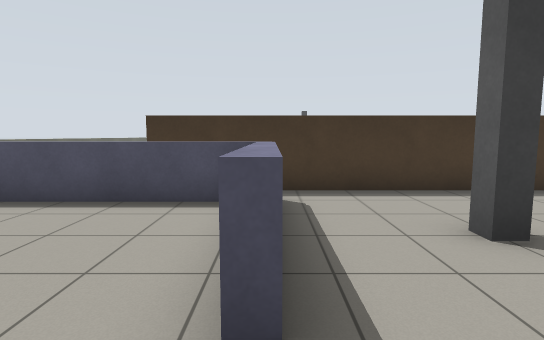
View 1 (above)

24 first-person views from a walk through a Gazebo world. The camera is 1.1 m above the floor, tilts 6° down and sees 80° across. The floor is counted in squares, 1 m on a side. Each view is taken from the middle of a square. On the plan, view 1 faces up. The plan holds only what a view shows up to about 13 squares ahead; the rest is blank.

View 2
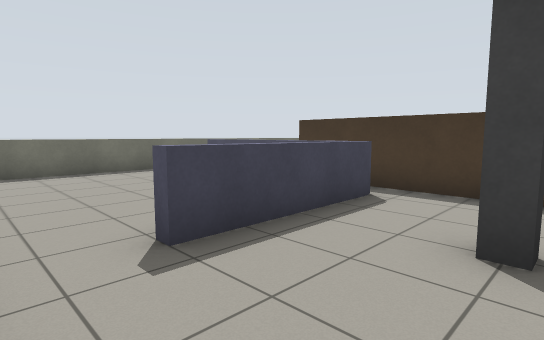

View 3
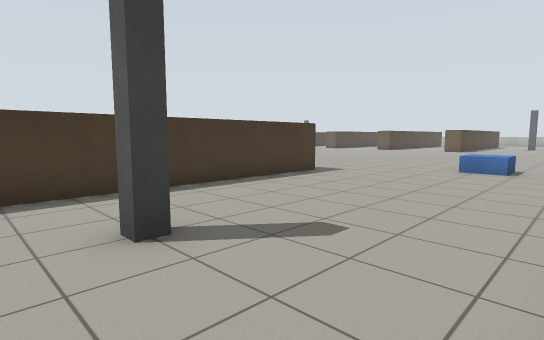

View 4
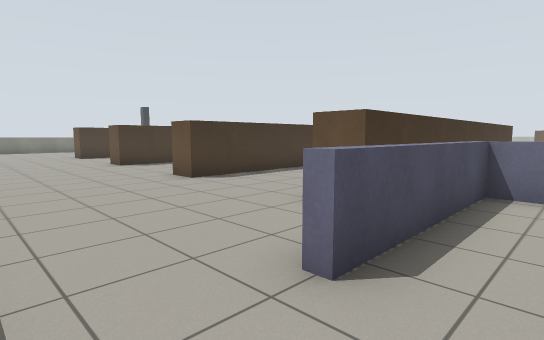

View 5
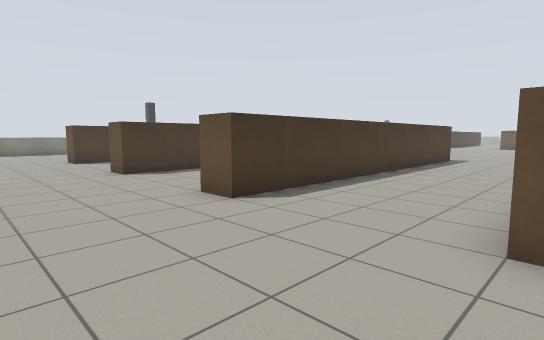

View 6
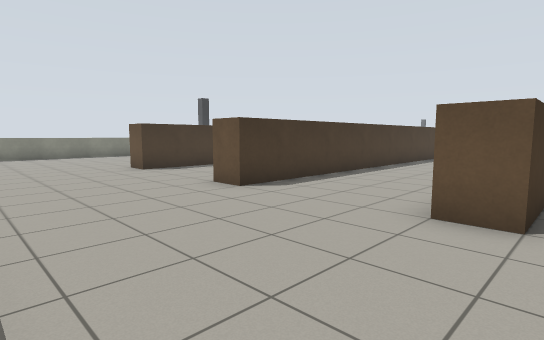

View 7
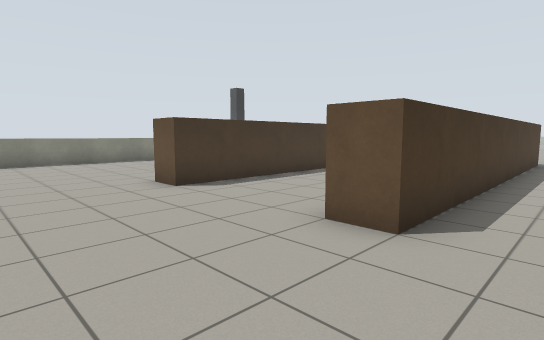

View 8
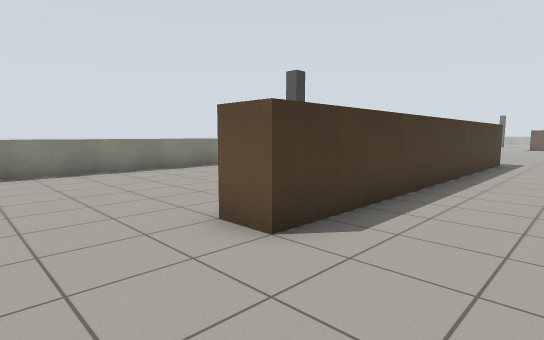

View 9
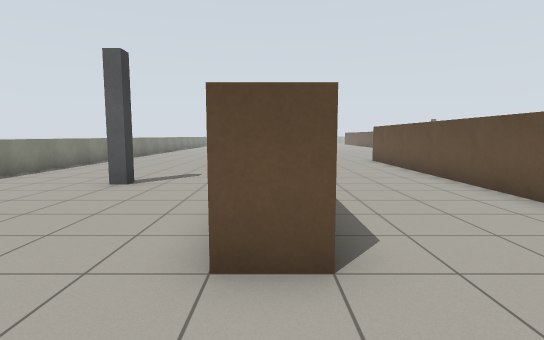

View 10
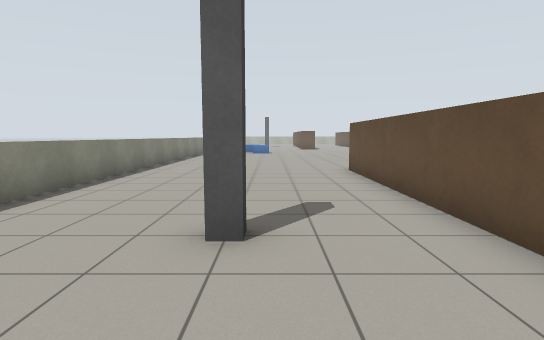

View 11
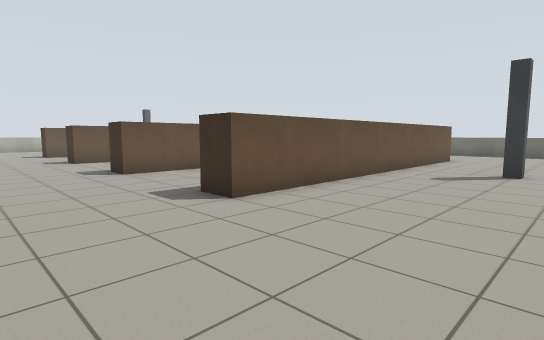

View 12
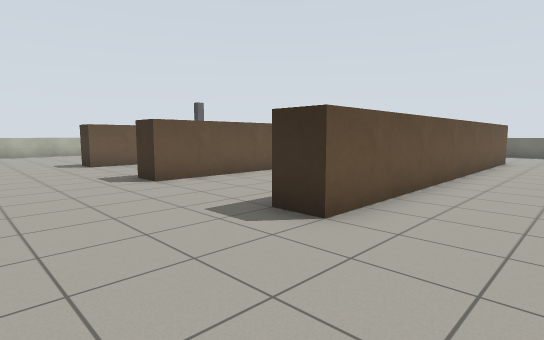

View 13
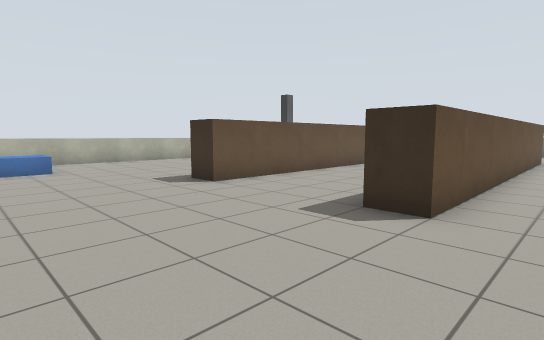

View 14
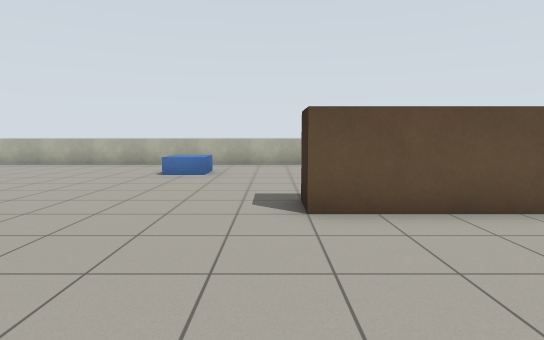

View 15
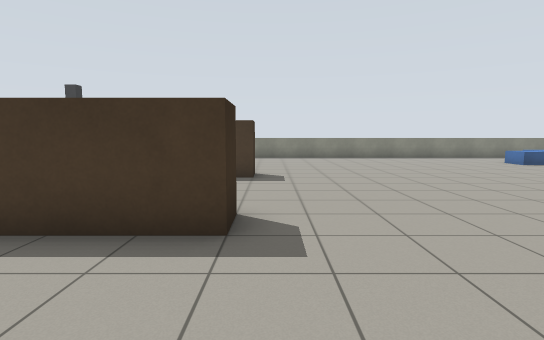

View 16
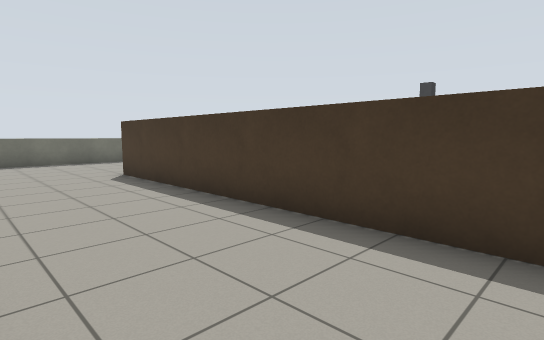

View 17
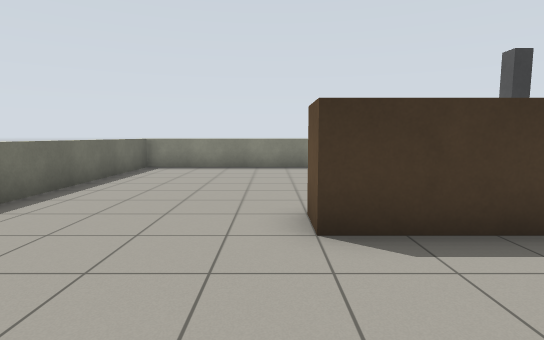

View 18
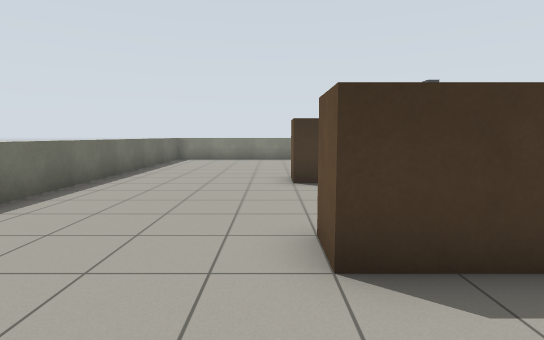

View 19
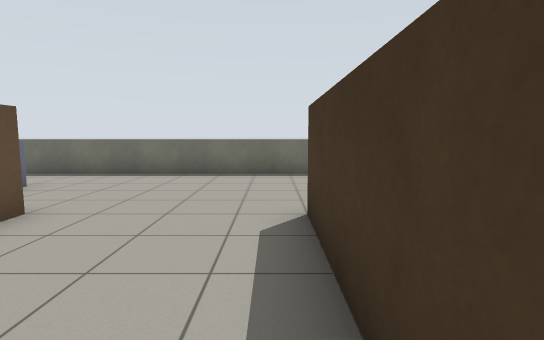

View 20
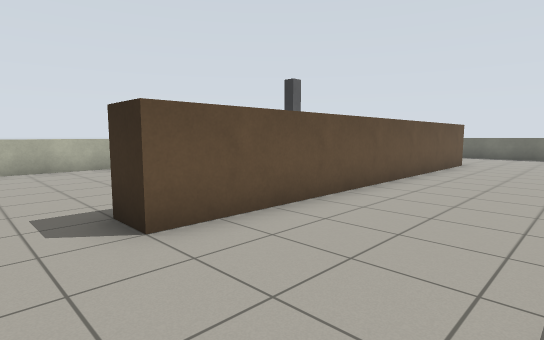

View 21
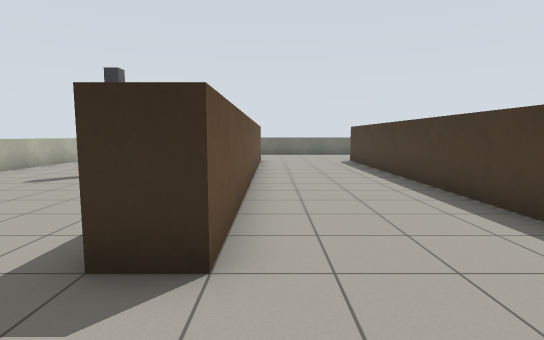

View 22
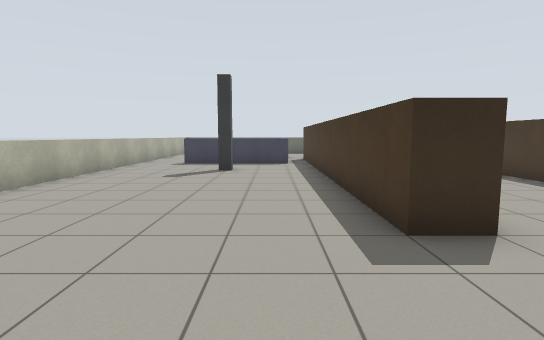

View 23
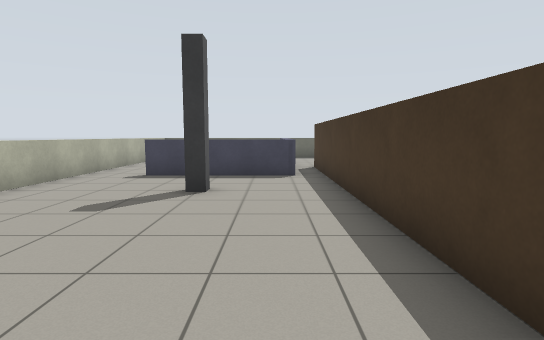

View 24
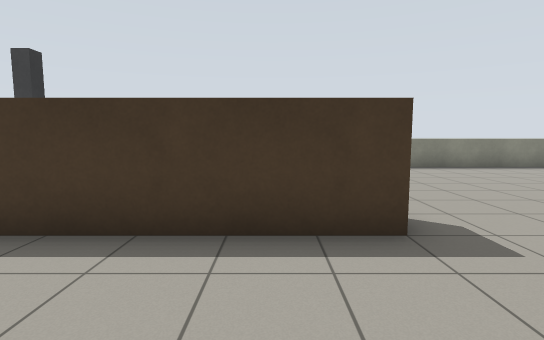

### Floor plan
Key: @ floor where view 1 was taken; # wall or solid block; . floor; = window, fence, low wall or low ledge; P pillar; A pallet.
Columns run from 8 left of view 1 to 21 right of it. Each row starts with its distance up from view 1.
 30  ========== ===============
 29 =.........................
 28 =........................
 27 =........................
 26 =.........PP................AA
 25 =.........PP................A
 24 =...........................
 23 =..........................
 22 =.....############.........
 21 =.........................
 20 =........................
 19 =.......................
 18  .......................
 17 =.....############.....
 16 =.....................
 15 =.....................
 14 =......................
 13 =.....................
 12 =.....############.....
 11 =......................
 10 =......................
  9 =......................
  8 =......................
  7 =.....############......
  6 =.......................
  5 =..======................
  4 =.......=.PP..............
  3 =.......=.PP........AA.....
  2 =.......=...........AA.....
  1 =...........................
  0      ...@....................
 -1     =========================

Where each view was taken, in squares from view 1:
view 1: 0 up, 0 right, facing up
view 2: 0 up, 3 right, facing up-left
view 3: 0 up, 1 right, facing up-right
view 4: 4 up, 7 left, facing up-right
view 5: 7 up, 6 left, facing up-right
view 6: 11 up, 7 left, facing up-right
view 7: 15 up, 6 left, facing up-right
view 8: 19 up, 5 left, facing up-right
view 9: 22 up, 5 left, facing right
view 10: 25 up, 1 left, facing right
view 11: 27 up, 13 right, facing down-left
view 12: 20 up, 13 right, facing down-left
view 13: 14 up, 14 right, facing down-left
view 14: 12 up, 10 right, facing down
view 15: 13 up, 10 right, facing up
view 16: 13 up, 7 right, facing up-left
view 17: 18 up, 3 left, facing up
view 18: 14 up, 3 left, facing up
view 19: 11 up, 2 right, facing left
view 20: 11 up, 11 right, facing down-left
view 21: 8 up, 12 right, facing left
view 22: 5 up, 13 right, facing left
view 23: 5 up, 9 right, facing left
view 24: 18 up, 8 right, facing up
